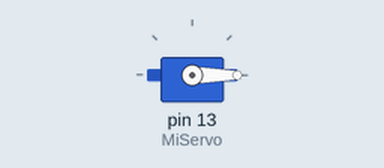
Bench run of a sketch on a simulated Arduino Uno, built with avr-gcc and run on an emulated ATmega328P. On the bench: servo.

Above: at 0.05 s.
At 4.55 s:
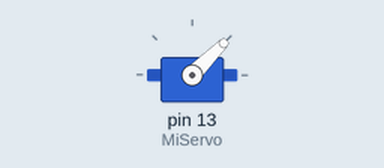
At 9.05 s:
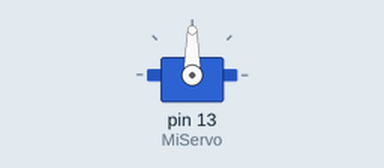
At 18.05 s:
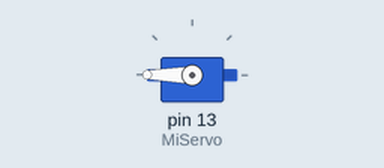
Timing chart, 0 to 23.5 s (numbered marks = the images above):
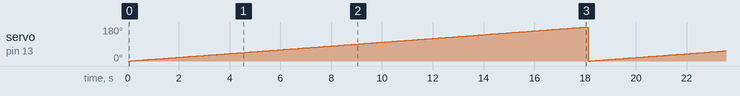

Measured:
- by itself, servo on pin 13 (MiServo): ramps from 0° to 180° and jumps back, once every 18.1 s

The sketch:

MiServo.ino
```cpp
#include <Servo.h>

Servo MiServo;

void setup() {
  // put your setup code here, to run once:
  MiServo.attach(13); //Asociar el servo al pin digital 13
}

void loop() {
  // put your main code here, to run repeatedly:
  for(int i=0; i<181; i++){
    MiServo.write(i); // Mover el eje a la posición "i" grados
    delay(100);
  }
}
```
